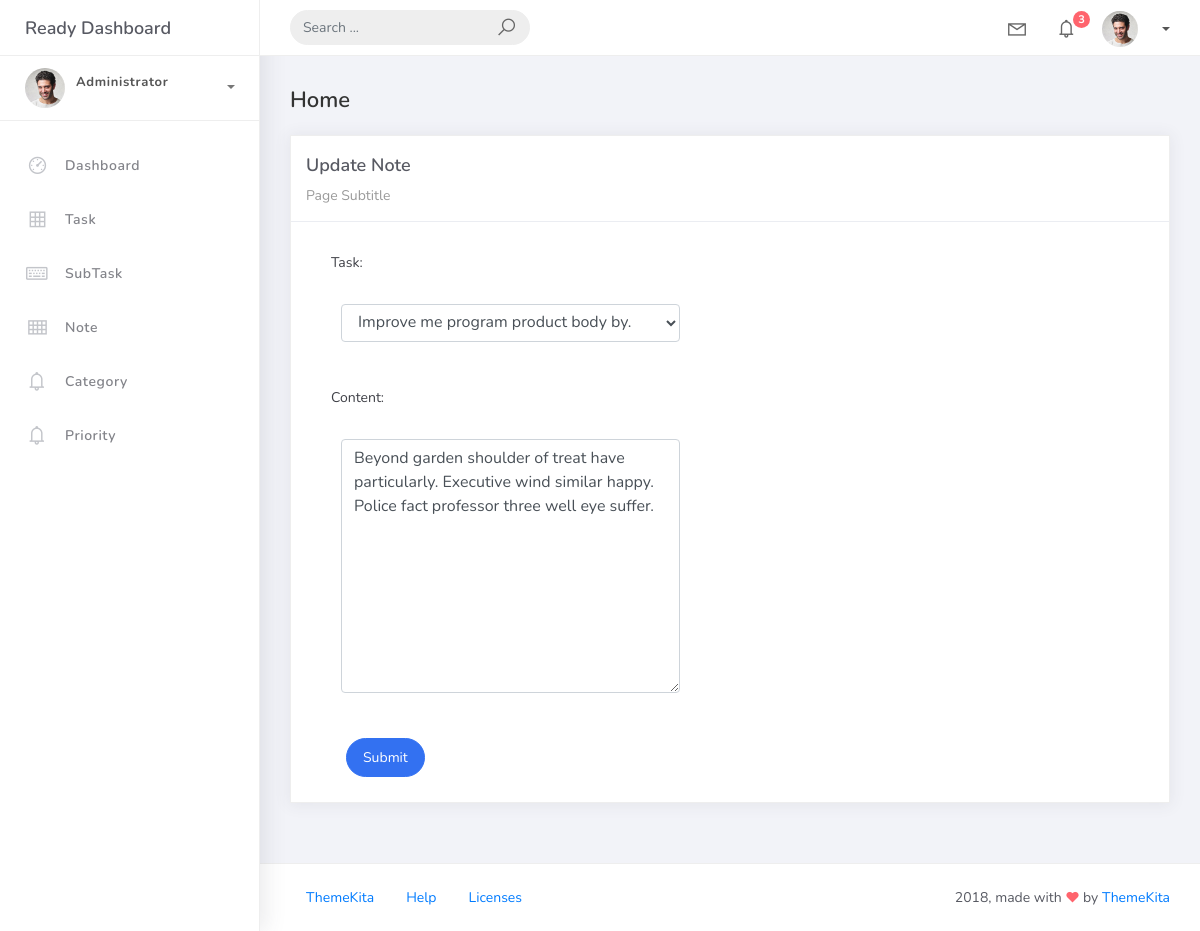
The app's page /note_list/2 with its own data.
### hangarin/models.py (models this page shows, shortened)
class BaseModel(models.Model):
    created_at = models.DateTimeField(auto_now_add = True, db_index = True)
    updated_at = models.DateTimeField(auto_now = True)
    class Meta:
        abstract = True

class Note(BaseModel):
    task = models.ForeignKey(Task, on_delete = models.CASCADE)
    content = models.TextField(blank = True, null = True)

### hangarin/views.py (the view)
# urls.py: path('note_list/<pk>', NoteUpdateView.as_view(), name='note-update'),
class NoteUpdateView(UpdateView):
    model = Note
    form_class = NoteForm
    template_name = 'note_form.html'
    success_url = reverse_lazy('note-list')

### hangarin/forms.py
class NoteForm(ModelForm):
    class Meta:
        model = Note
        fields = "__all__"

### hangarin/models.py (called while the page is built)
    def __str__(self):
        return self.task_title

### templates/note_form.html
{% extends 'base.html' %} {% load static %} {% block content %}
<div class="content">
    <div class="container-fluid">
        <h4 class="page-title">Home</h4>
        <div class="row">
            <div class="col-md-12">
                <div class="card">
                    <div class="card-header">
                        <div class="card-title">
                            {% if object %}Update Note{% else %}Add New Note{% endif %}
                        </div>
                        <div class="card-category">Page Subtitle</div>
                    </div>
                    <div class="col-md-6">
                        <div class="card-body">
                            <form class="action" method="post" novalidate>
                                {% csrf_token %} {% include 'includes/form.html' %}
                                <div class="form-group">
                                    <div class="col-md-12 col-sm-3">
                                        <button type="submit" class="btn btn-primary btn-rounded">
                                            Submit
                                        </button>
                                    </div>
                                </div>
                            </form>
                        </div>
                    </div>
                </div>
            </div>
        </div>
    </div>
</div>
{% endblock %}

### templates/includes/form.html (shortened to what this page needs)
{% load widget_tweaks %}
{% for field in form %}
<div class="field item form-group">
    <label>{{ field.label_tag }}</label>
    <div class="form-group">
        {% render_field field class="form-control" %}
    </div>
</div>
{% endfor %}

### records on screen
Note: task "Improve me program product body by." "Beyond garden shoulder of treat have particularly. Executive wind similar happy. Police fact professor three well eye suffer."

### other values on screen
{{ field.label_tag }} "Task:" "Content:"
